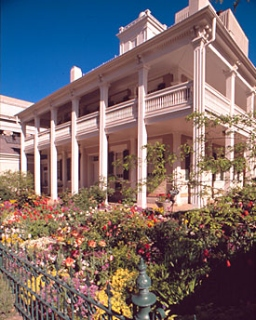
#> input picture lab1/colour_constancy/awb.jpg, 256 x 320 px
$ python AWB.py
#> lines starting #> are read from the running program, lines starting #| are printed output that depends on the picture
"""Script to implement Gray World Algorithm"""
from PIL.Image import new
import numpy as np
import cv2
import matplotlib.pyplot as plt


def gray_world(img: np.ndarray) -> np.ndarray:
    """Applies gray-world algo to an image to filter it of color artefacts.

    Args:
        img (np.ndarray): image read with channels RGB
    """
    R, G, B = img[:, :, 0], img[:, :, 1], img[:, :, 2]

    # compute channel-wise means and global mean
    B_mean = np.mean(B)
    G_mean = np.mean(G)
    R_mean = np.mean(R)
    net_mean = np.mean([B_mean, G_mean, R_mean])

    # normalize R channel
    R_new = (net_mean / (R_mean + np.finfo(float).eps)) * R
    R_new = np.minimum(R_new.astype(int), 255)

    # normalize B channel
    B_new = (net_mean / (B_mean + np.finfo(float).eps)) * B
    B_new = np.minimum(B_new.astype(int), 255)

    # normalize G channel
    G_new = (net_mean / (G_mean + np.finfo(float).eps)) * G
    G_new = np.minimum(G_new.astype(int), 255)

    new_img = np.dstack([R_new, G_new, B_new])
    new_img = new_img.astype("uint8")

    return new_img


if __name__ == "__main__":
    img = np.zeros((512, 512, 3))
    new_img = gray_world(img)
    assert new_img.shape == (512, 512, 3)

    # load input image
    img = cv2.imread("awb.jpg")
#> img is the input picture: shape (320, 256, 3); mean B, G, R 109.3, 107.4, 121.2
    img = cv2.cvtColor(img, cv2.COLOR_BGR2RGB)

    # run the algo for this image
    new_img = gray_world(img)
#> in gray_world (call 2), `R, G, B = img[:, :, 0], img[:, :, 1], img[:, :, 2]`:
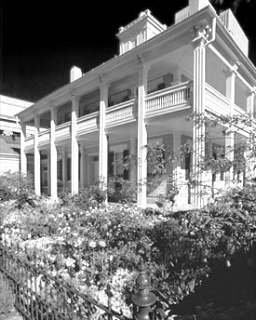
#> R: shape (320, 256); min 0, max 255, mean 121.2
#> in gray_world (call 2), `R, G, B = img[:, :, 0], img[:, :, 1], img[:, :, 2]`:
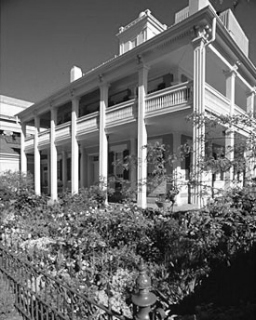
#> G: shape (320, 256); min 0, max 255, mean 107.4
#> in gray_world (call 2), `R, G, B = img[:, :, 0], img[:, :, 1], img[:, :, 2]`:
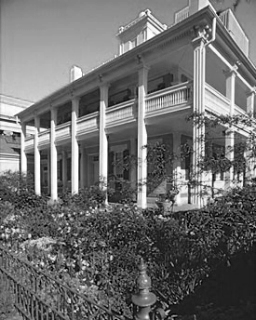
#> B: shape (320, 256); min 0, max 255, mean 109.3
#> in gray_world (call 2), `B_mean = np.mean(B)`: B_mean = 109.3
#> in gray_world (call 2), `G_mean = np.mean(G)`: G_mean = 107.4
#> in gray_world (call 2), `R_mean = np.mean(R)`: R_mean = 121.2
#> in gray_world (call 2), `net_mean = np.mean([B_mean, G_mean, R_mean])`: net_mean = 112.6
#> in gray_world (call 2), `new_img = np.dstack([R_new, G_new, B_new])`:
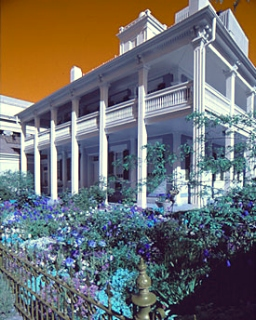
#> new_img: shape (320, 256, 3) int64; mean of channels 0, 1, 2 112.2, 112, 112.1; drawn as B, G, R

    # analyze average color of original & new image
    oavg = img.mean(0).mean(0)
#> oavg = [121.2, 107.4, 109.3]
    ocolor = np.zeros((224, 100, 3))
    ocolor[...] = oavg
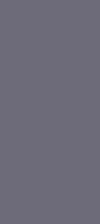
#> ocolor: shape (224, 100, 3) float64; mean of channels 0, 1, 2 121.2, 107.4, 109.3; drawn as B, G, R
    ocolor = ocolor.astype("uint8")
    navg = new_img.mean(0).mean(0)
#> navg = [112.2, 112, 112.1]
    ncolor = np.zeros((224, 100, 3))
    ncolor[...] = navg
    ncolor = ncolor.astype("uint8")
    white_strip = (255 * np.ones((224, 20, 3))).astype("uint8")

    plt.imshow(np.hstack([ocolor, white_strip, ncolor]))
    plt.savefig("./compare_avg_color.png", bbox_inches="tight")
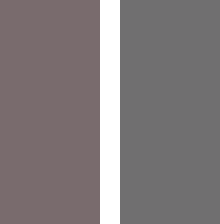
#> shown: shape (224, 220, 3); mean R, G, B 129.1, 122.3, 123.6
    plt.show()

    # show the images
    fig, ax = plt.subplots(1, 2, figsize=(10, 5))
    ax[0].imshow(img)
    ax[0].set_xticks([])
    ax[0].set_yticks([])
    ax[0].set_xlabel("Original image", fontsize=14)

    ax[1].imshow(new_img)
    ax[1].set_xticks([])
    ax[1].set_yticks([])
    ax[1].set_xlabel("Corrected image", fontsize=14)

    plt.savefig("./corrected.png", bbox_inches="tight")
    plt.show()
